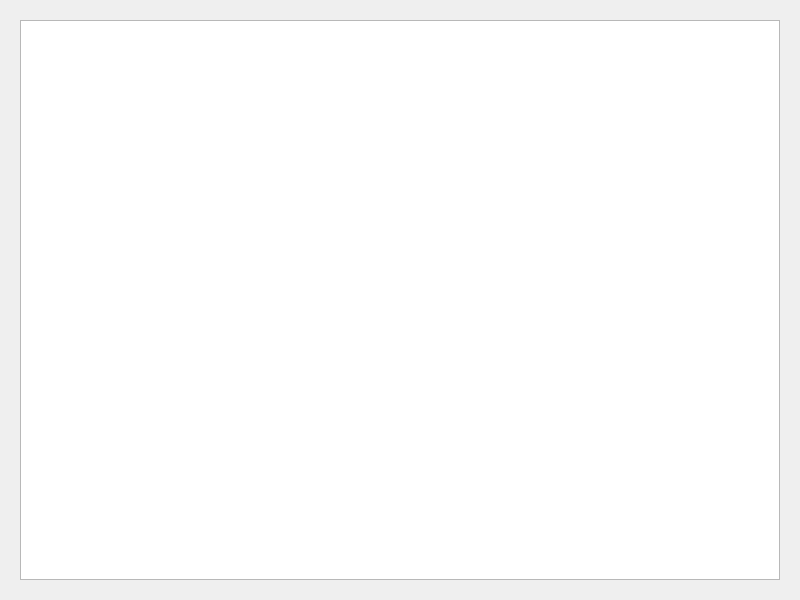
<ui version="4.0">
  <class>CoffeeApp</class>
  <widget class="QMainWindow" name="CoffeeApp">
    <property name="geometry">
      <rect>
        <x>0</x>
        <y>0</y>
        <width>800</width>
        <height>600</height>
      </rect>
    </property>
    <property name="windowTitle">
      <string>Coffee App</string>
    </property>
    <widget class="QTableView" name="tableView">
      <property name="geometry">
        <rect>
          <x>20</x>
          <y>20</y>
          <width>760</width>
          <height>560</height>
        </rect>
      </property>
    </widget>
  </widget>
  <resources/>
  <connections/>
</ui>
